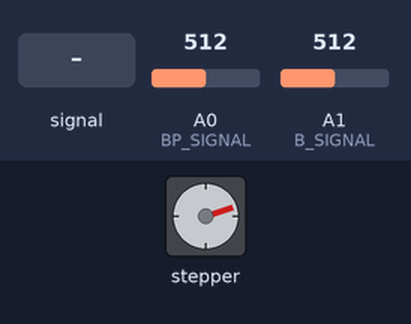
Simulated run of this sketch. Board: Arduino Uno, built with avr-gcc and run on an emulated ATmega328P. Shown: stepper motor. The inputs (shaded band) are chosen by the test bench; at power-on: A0 (BP_SIGNAL) = 512, A1 (B_SIGNAL) = 512. Stepper angles assume 200 steps per turn.

Above: at 1.2 s.
1.3 s: A0 (BP_SIGNAL) set to 500
At 1.3 s:
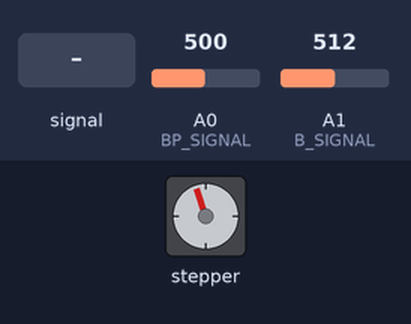
2.8 s: A0 (BP_SIGNAL) fed a 200 Hz sine of ±81 counts around its level
At 3.25 s:
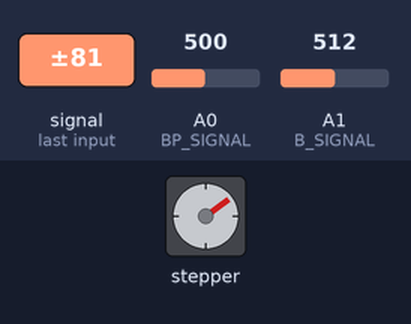
At 3.86 s:
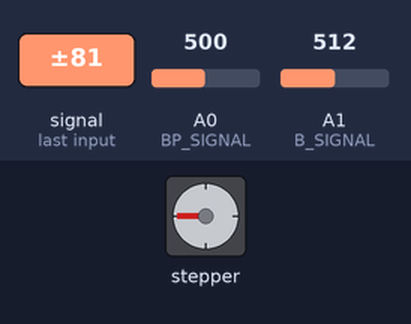
5.8 s: A1 (B_SIGNAL) fed a 50 Hz sine of ±306 counts around its level
At 6.6 s:
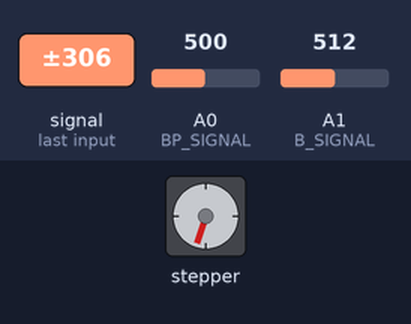
8.8 s: A1 (B_SIGNAL) set to 716
11.8 s: A0 (BP_SIGNAL) fed a 2 Hz sine of ±306 counts around its level
14.8 s: A1 (B_SIGNAL) fed a 2 Hz sine of ±306 counts around its level
Timing chart, 0 to 18.8 s (numbered marks = the images above; inputs shaded):
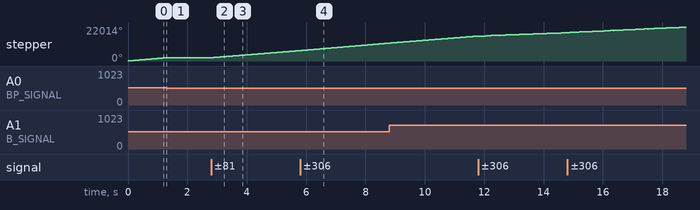

Measured:
- the behaviour switches between 511 and 510 on A0 (BP_SIGNAL) (found by bisection; images 0 and 1)
- after the input at 1.3 s, stepper: stops changing and stays 2142°
- after the input at 2.8 s, stepper: turns 18° counter-clockwise in 0.00 s, then 4572° clockwise in 3.0 s
- by itself, stepper: keeps turning clockwise at about 1651°/s

The sketch:

hukkaportin_ohjaus_ahto_ja_pakopaine.ino
```cpp
#include <Stepper.h>
#define STEPS 200

Stepper Mystepper(STEPS, 8, 9, 10, 11);

// the previous reading from the analog input
int previous = 0;
const int BP_SIGNAL = A0;
const int B_SIGNAL = A1;

float BACK_PRESSURE = 0.0;
float BACK_PRESSURE_OUT = 0.0;

float BOOST = 0.0;
float BOOST_OUT = 0.0;

float kohdearvo_BP = 0.0;
unsigned int muutettu_viimeksi_BP = 0;

float kohdearvo_B = 0.0;
unsigned int muutettu_viimeksi_B = 0;

// Funktio arvon siirtämiseen lähemmäs kohdetta, palauttaa muutetun tai annetun arvon
float ramp(float arvo, float kohde, float maxmuutos = 0.5) {
  // Jos erotus on riittävän suuri
  if(abs(arvo - kohde) > 1.0) {
    float erotus = arvo - kohde;
    // Siirrä arvoa vähän lähemäs kohdetta ja palauta se
    return arvo - (erotus * maxmuutos);
  } else {
    // Arvo on hyvä, anna takaisin
    return arvo;
  }
}


void setup() {
    Serial.begin(9600);
  // set the speed of the motor (laskettu) käytännön kokeissa pienemmällä nopeudella
   Mystepper.setSpeed(288);

  muutettu_viimeksi_BP = millis();
  kohdearvo_BP = 4.5; //tavoitepaine bar

  muutettu_viimeksi_B = millis();
  kohdearvo_B = 4.0; //tavoitepaine bar

pinMode(BP_SIGNAL, INPUT);
pinMode(B_SIGNAL, INPUT);
}

void loop() {

  // Nykyisen arvon lukeminen sensoreilta
  BACK_PRESSURE = analogRead(BP_SIGNAL);
   float BP_VOLTAGE = BACK_PRESSURE * (5.0 / 1023.0);
   float BP_PRESS = map(BACK_PRESSURE, 102.3, 920.7, 0.0, 10.2);

  BOOST = analogRead(B_SIGNAL);
   float B_VOLTAGE = BOOST * (5.0 / 1023.0);
   float B_PRESS = map(BOOST, 102.3, 920.7, 0.0, 10.2);


  if (B_PRESS < 3.5){
    if(millis() > muutettu_viimeksi_BP + 20) {
      BACK_PRESSURE_OUT = ramp(BP_PRESS, kohdearvo_BP, 0.2);
      muutettu_viimeksi_BP = millis();
       Mystepper.step(-10); //hyppää 10 steppiä vastapäivään
    }

     if(millis() < muutettu_viimeksi_BP + 20) {
      BACK_PRESSURE_OUT = ramp(BP_PRESS, kohdearvo_BP, 0.2);
      muutettu_viimeksi_BP = millis();
       Mystepper.step(10); //hyppää 10 steppiä myötäpäivään
    }
  }

  if (BP_PRESS > 4.5){
    if(millis() > muutettu_viimeksi_BP + 20) {
      BACK_PRESSURE_OUT = ramp(BP_PRESS, kohdearvo_BP, 0.2);
      muutettu_viimeksi_BP = millis();
       Mystepper.step(-10); //hyppää 10 steppiä vastapäivään
    }

     if(millis() < muutettu_viimeksi_BP + 20) {
      BACK_PRESSURE_OUT = ramp(BP_PRESS, kohdearvo_BP, 0.2);
      muutettu_viimeksi_BP = millis();
       Mystepper.step(10); //hyppää 10 steppiä myötäpäivään
    }
  }

}
```
